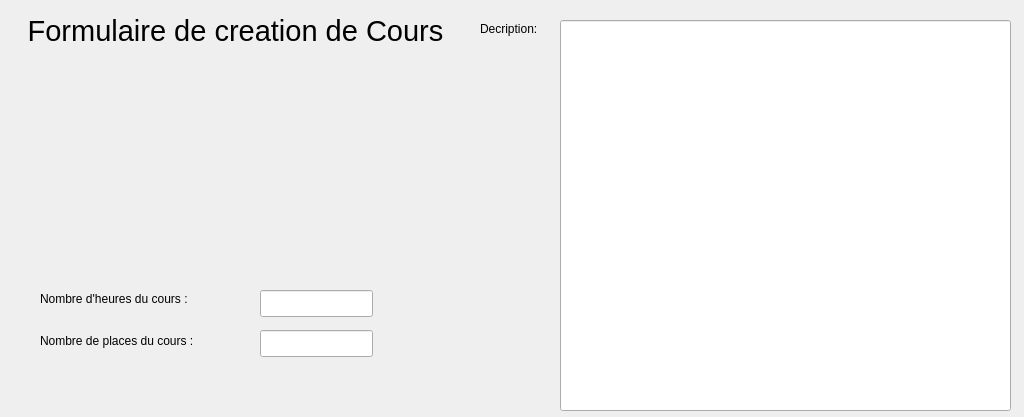
<?xml version="1.0" encoding="UTF-8"?>
<ui version="4.0">
 <class>FormCreaCours</class>
 <widget class="QWidget" name="FormCreaCours">
  <property name="geometry">
   <rect>
    <x>0</x>
    <y>0</y>
    <width>1024</width>
    <height>417</height>
   </rect>
  </property>
  <property name="windowTitle">
   <string>Form</string>
  </property>
  <widget class="QLineEdit" name="f_nhcours">
   <property name="geometry">
    <rect>
     <x>260</x>
     <y>290</y>
     <width>113</width>
     <height>27</height>
    </rect>
   </property>
  </widget>
  <widget class="QLabel" name="label">
   <property name="geometry">
    <rect>
     <x>20</x>
     <y>10</y>
     <width>431</width>
     <height>41</height>
    </rect>
   </property>
   <property name="font">
    <font>
     <pointsize>22</pointsize>
    </font>
   </property>
   <property name="text">
    <string>Formulaire de creation de Cours</string>
   </property>
   <property name="alignment">
    <set>Qt::AlignCenter</set>
   </property>
  </widget>
  <widget class="QLabel" name="label_2">
   <property name="geometry">
    <rect>
     <x>40</x>
     <y>290</y>
     <width>211</width>
     <height>17</height>
    </rect>
   </property>
   <property name="text">
    <string>Nombre d'heures du cours :</string>
   </property>
  </widget>
  <widget class="QLabel" name="label_3">
   <property name="geometry">
    <rect>
     <x>40</x>
     <y>330</y>
     <width>211</width>
     <height>21</height>
    </rect>
   </property>
   <property name="text">
    <string>Nombre de places du cours :</string>
   </property>
  </widget>
  <widget class="QLineEdit" name="f_plCours">
   <property name="geometry">
    <rect>
     <x>260</x>
     <y>330</y>
     <width>113</width>
     <height>27</height>
    </rect>
   </property>
  </widget>
  <widget class="QLabel" name="label_4">
   <property name="geometry">
    <rect>
     <x>480</x>
     <y>20</y>
     <width>91</width>
     <height>17</height>
    </rect>
   </property>
   <property name="text">
    <string>Decription:</string>
   </property>
  </widget>
  <widget class="QLineEdit" name="f_desc">
   <property name="geometry">
    <rect>
     <x>560</x>
     <y>20</y>
     <width>451</width>
     <height>391</height>
    </rect>
   </property>
  </widget>
 </widget>
 <resources/>
 <connections/>
</ui>
